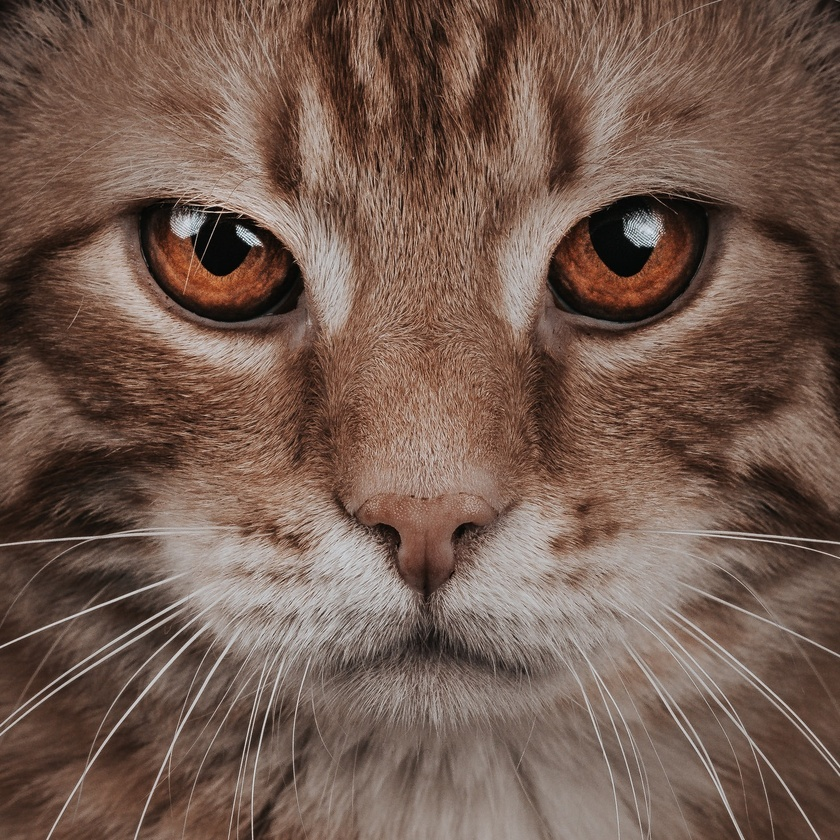
#> input picture chap01-skimage-color/cat.jpg, 840 x 840 px, shrunk from 1480 x 1480 before the run
$ jupyter execute --allow-errors day01-image-1-matplotlib-introduction.ipynb   (shell and % lines are left out)
#> lines starting #> are read from the running program, lines starting #| are printed output that depends on the picture
[cell 1]
import matplotlib.pyplot as plt
# dir(plt)
cat = plt.imread('./cat.jpg')
#> cat is the input picture: shape (840, 840, 3); mean R, G, B 115.3, 91, 79.2
cat.shape, cat.dtype

[cell 2]
plt.imshow(cat)
plt.show()

[cell 3]
import matplotlib.pyplot as plt
# dir(plt)
bear = plt.imread('./bear.jpg')
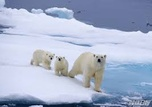
#> input picture chap01-skimage-color/bear.jpg, 152 x 107 px, shrunk from 267 x 189 before the run
#> bear is the input picture: shape (107, 152, 3); mean R, G, B 167.1, 178.3, 203.3
print(bear.shape, bear.dtype)
#| (107, 152, 3) uint8
plt.imshow(bear)
plt.show()

#> (a cell that did not finish here is left out)

[cell 5]
from skimage import color
plt.imshow( color.rgb2gray(cat), cmap='gray' )
plt.show()
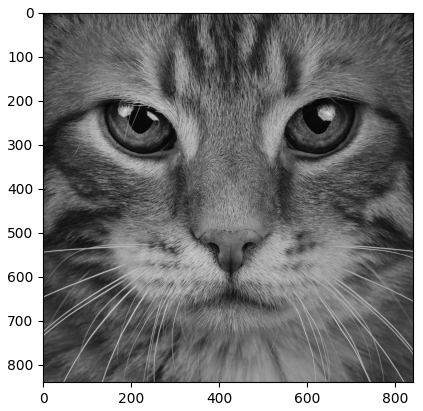
#> figure drawn by matplotlib, 1 panel

[cell 6]
color.rgb2gray(cat).shape
#> Out = (840, 840)
